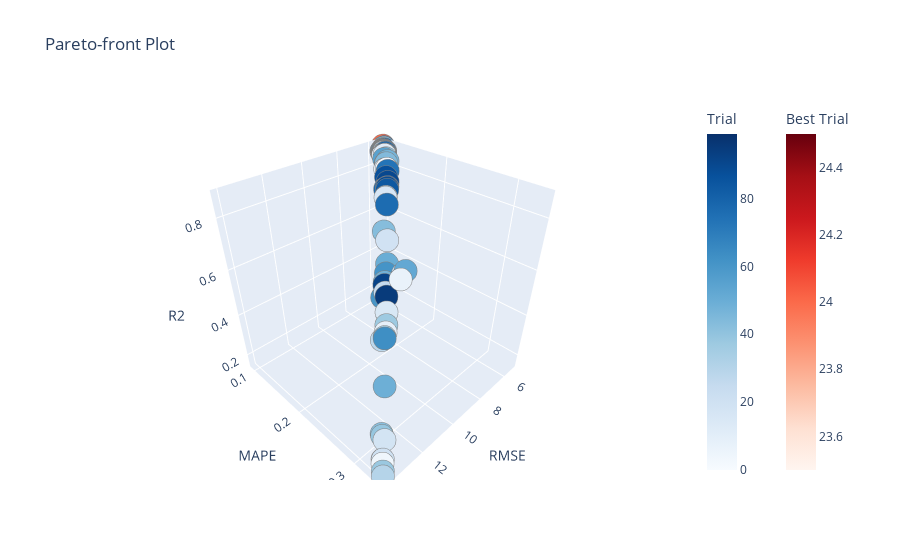

The notebook cell this image was saved under:
### Code cell
optuna.visualization.plot_pareto_front(study, target_names=["RMSE", "MAPE", "R2"])
